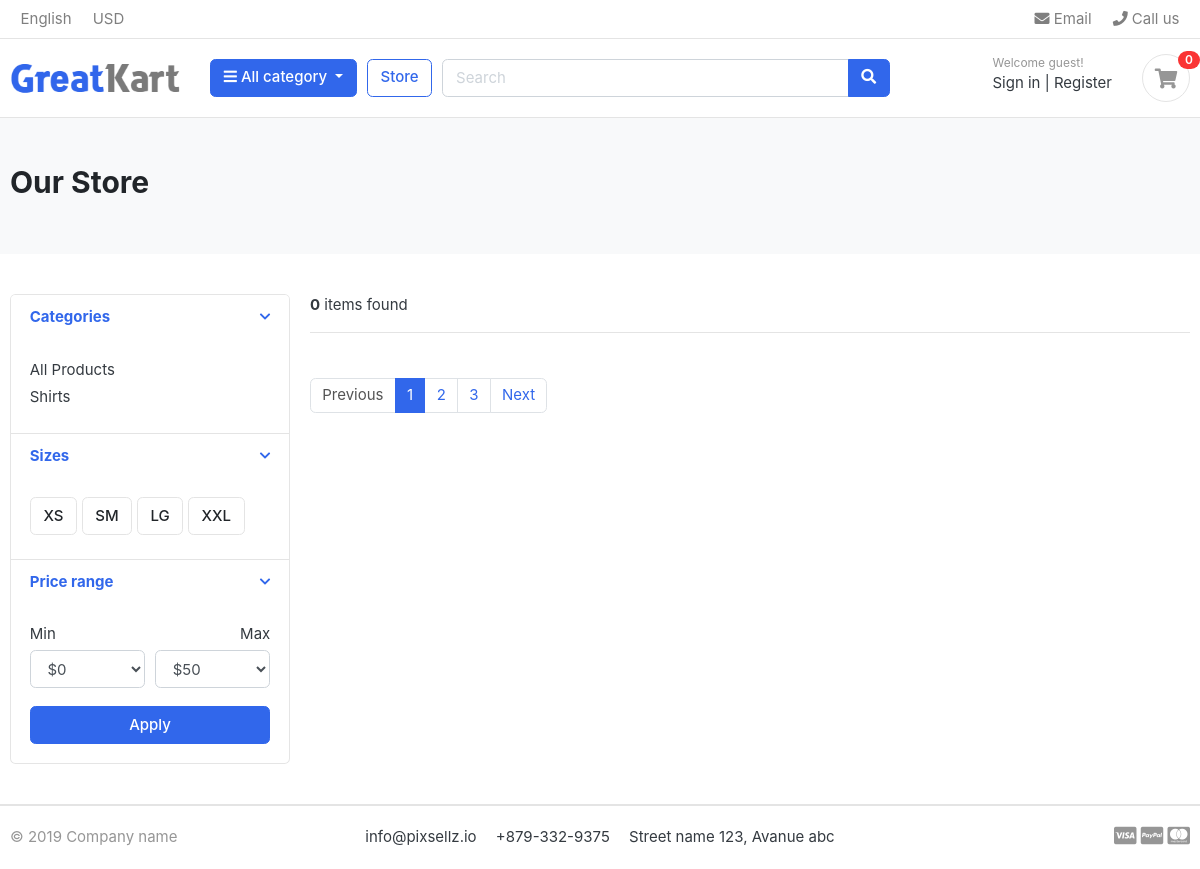
/store/, run on an earlier commit of the app's database.
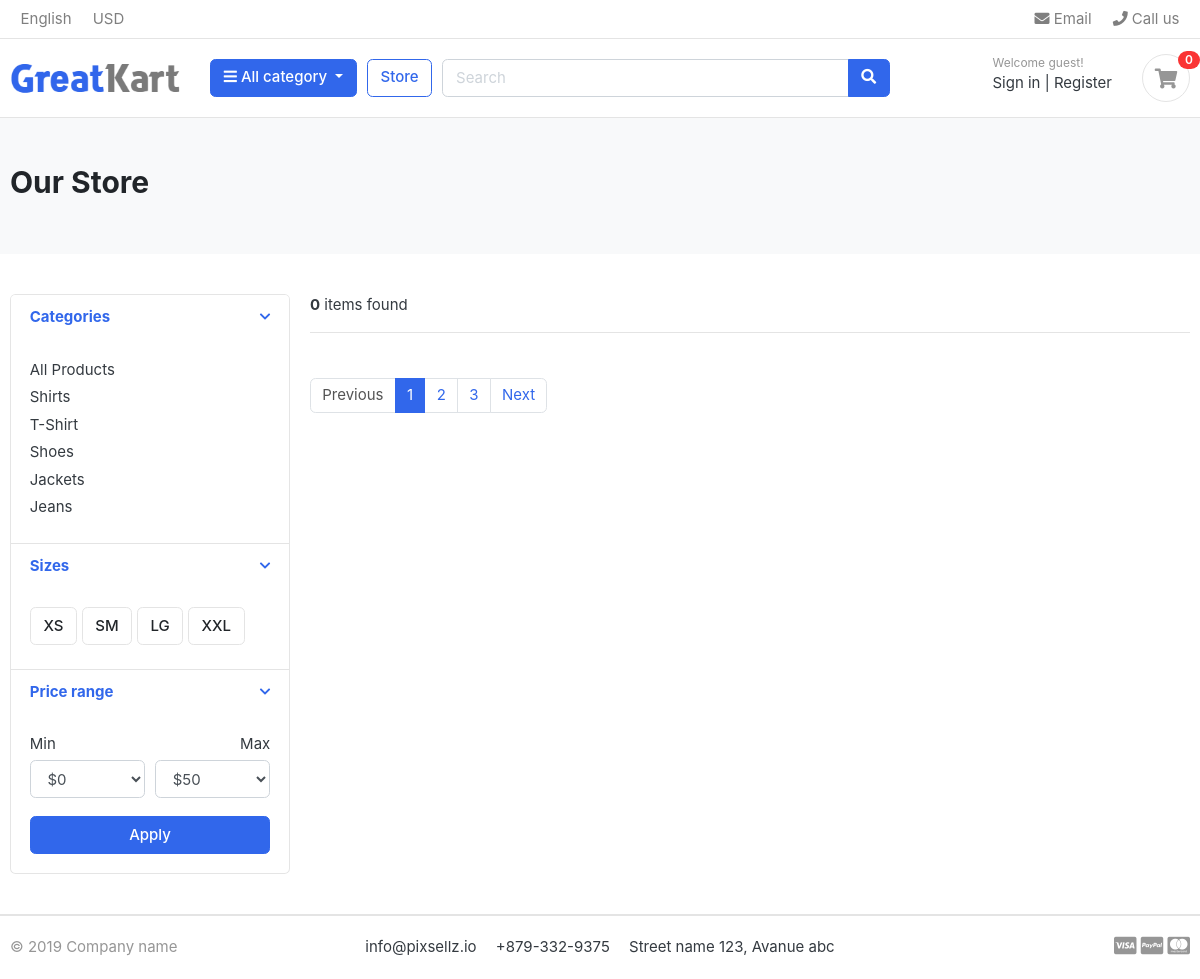
And on a later commit of the database.
### category/models.py (models this page shows, shortened)
class Category(models.Model):
    category_name = models.CharField(max_length=100,unique=True)
    slug = models.SlugField(max_length=100,unique=True)
    description = models.TextField(max_length=250,blank=True)
    cat_image = models.ImageField(upload_to='photos/categories',blank=True)
    class Meta:
        verbose_name = 'Category'
        verbose_name_plural = 'Categories'
    def get_url(self):
        return reverse('products_by_category',args = [self.slug])

### store/views.py (the view)
# urls.py: path('store/', include('store.urls')),
def store(request, category_slug = None):
    categories = None
    products = None
    if category_slug != None:
        categories = get_object_or_404( Category,slug =category_slug)
        products = Product.objects.filter(category__slug=category_slug)
        product_count = products.count()
    else:
        products = Product.objects.all().filter(is_available = True)
        product_count = products.count()
    context = {
        'products' : products,
        'product_count' : product_count,
    }
    return render(request,'store/store.html',context)

### category/context_processors.py (called while the page is built)
def menu_links(request):
    links = Category.objects.all()
    return dict(links = links)

### templates/store/store.html (shortened to what this page needs)
{% extends "base.html" %}
{% load static %}
{% block content %}
<section class="section-pagetop bg">
<div class="container">
	<h2 class="title-page">Our Store</h2>
</div>
</section>
<section class="section-content padding-y">
<div class="container">
<div class="row">
	<aside class="col-md-3">
<div class="card">
	<article class="filter-group">
		<header class="card-header">
			<a href="#" data-toggle="collapse" data-target="#collapse_1" aria-expanded="true" class="">
				<i class="icon-control fa fa-chevron-down"></i>
				<h6 class="title">Categories</h6>
			</a>
		</header>
		<div class="filter-content collapse show" id="collapse_1" style="">
			<div class="card-body">
				<ul class="list-menu">
					<li><a href="{% url 'home' %}">All Products</a></li>
					{% for category in links %}
						<li><a href="{{category.get_url}}">{{category.category_name}}</a></li>
					{% endfor %}
				</ul>
			</div>
		</div>
	</article>
	<article class="filter-group">
		<header class="card-header">
			<a href="#" data-toggle="collapse" data-target="#collapse_4" aria-expanded="true" class="">
				<i class="icon-control fa fa-chevron-down"></i>
				<h6 class="title">Sizes </h6>
			</a>
		</header>
		<div class="filter-content collapse show" id="collapse_4" style="">
			<div class="card-body">
			  <label class="checkbox-btn">
			    <span class="btn btn-light"> XS </span>
			  </label>
			  <label class="checkbox-btn">
			    <span class="btn btn-light"> SM </span>
			  </label>
			  <label class="checkbox-btn">
			    <span class="btn btn-light"> LG </span>
			  </label>
			  <label class="checkbox-btn">
			    <span class="btn btn-light"> XXL </span>
			  </label>
		</div>
		</div>
	</article>
	<article class="filter-group">
		<header class="card-header">
			<a href="#" data-toggle="collapse" data-target="#collapse_3" aria-expanded="true" class="">
				<i class="icon-control fa fa-chevron-down"></i>
				<h6 class="title">Price range </h6>
			</a>
		</header>
		<div class="filter-content collapse show" id="collapse_3" style="">
			<div class="card-body">
				<div class="form-row">
				<div class="form-group col-md-6">
				  <label>Min</label>
				  	<select class="mr-2 form-control">
						<option value="0">$0</option>
					</select>
				</div>
				<div class="form-group text-right col-md-6">
				  <label>Max</label>
				  	<select class="mr-2 form-control">
						<option value="50">$50</option>
					</select>
				</div>
				</div>
				<button class="btn btn-block btn-primary">Apply</button>
			</div>
		</div>
	</article>
</div>
	</aside>
	<main class="col-md-9">
<header class="border-bottom mb-4 pb-3">
		<div class="form-inline">
			<span class="mr-md-auto"><b>{{product_count}}</b> items found </span>
		</div>
</header>
<nav class="mt-4" aria-label="Page navigation sample">
  <ul class="pagination">
    <li class="page-item disabled"><a class="page-link" href="#">Previous</a></li>
    <li class="page-item active"><a class="page-link" href="#">1</a></li>
    <li class="page-item"><a class="page-link" href="#">2</a></li>
    <li class="page-item"><a class="page-link" href="#">3</a></li>
    <li class="page-item"><a class="page-link" href="#">Next</a></li>
  </ul>
</nav>
	</main>
</div>
</div>
</section>
{% endblock %}

What changed in the data, as far as the page shows it:
added Category: category_name "T-Shirt"
added Category: category_name "Shoes"
added Category: category_name "Jackets"
added Category: category_name "Jeans"
